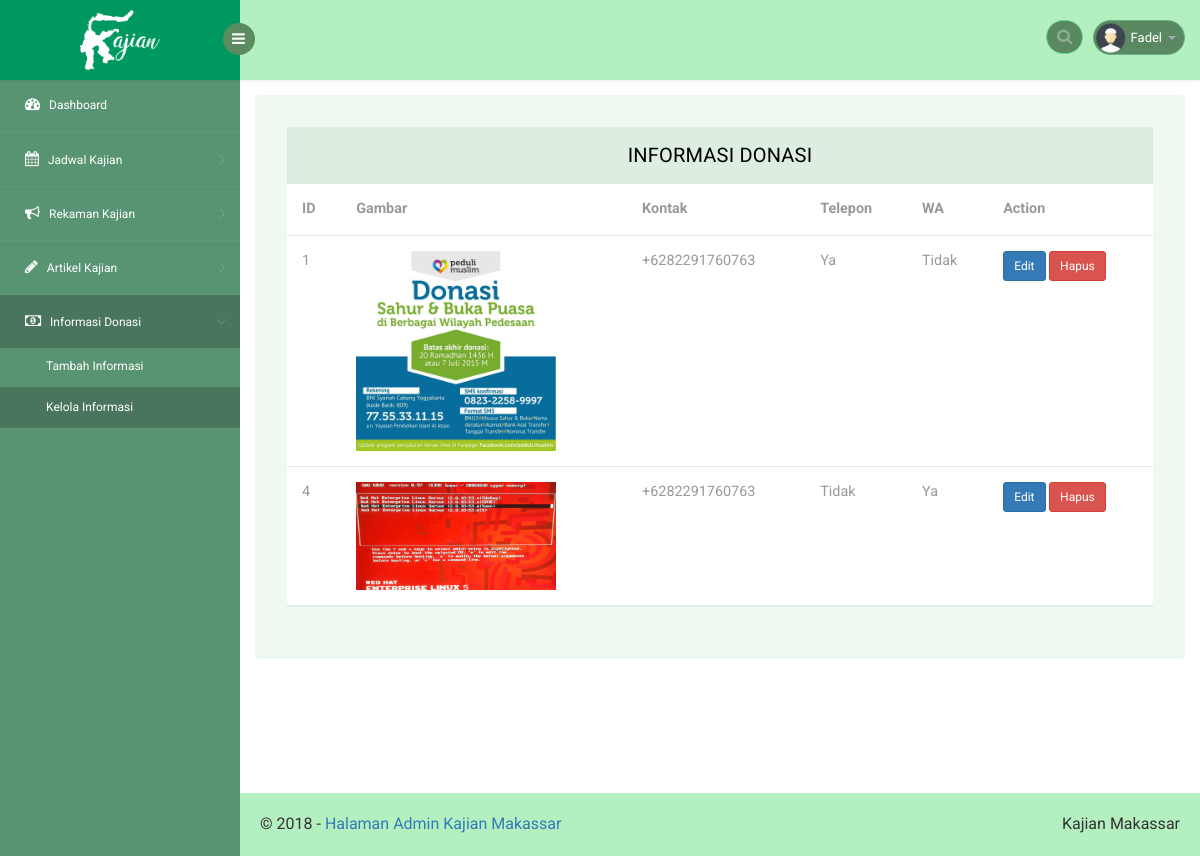
Page /web/infodonasi.php (signed in) on the committed database.
### tables this page shows
CREATE TABLE `donasi` (
  `id` int(11) NOT NULL,
  `gambar` text NOT NULL,
  `kontak` varchar(13) NOT NULL,
  `wa` enum('0','1') NOT NULL,
  `telfon` enum('0','1') NOT NULL
);

### web/connect.php (called while the page is built, shortened)
<?php
	$link = "http://localhost/kajian-sunnah/web";
 ?>

### web/infodonasi.php (the view, shortened to what this page needs)
<?php
include "connect.php";
if (!isset($_SESSION['nama_user'])) {
  header('location:'.$link.'/login.php');
}elseif (isset($_SESSION['nama_user'])) {
 ?>
 <!DOCTYPE html>
 <head>
    <link rel="stylesheet" href="css/bootstrap.min.css" >
    <link href="css/style.css" rel='stylesheet' type='text/css' />
    <link href="css/style-responsive.css" rel="stylesheet"/>
    <link rel="stylesheet" href="css/font.css" type="text/css"/>
    <link href="css/font-awesome.css" rel="stylesheet">
    <link rel="stylesheet" href="css/morris.css" type="text/css"/>
    <link rel="stylesheet" href="css/monthly.css">
</head>
<body>
    <section id="container">
        <header class="header fixed-top clearfix">
            <div class="brand">
                <a href="index.php" class="logo">
                    <b><img src="images/text-logo.png" style="width:80px;left:50%;top:50%;position:absolute;margin-top:-30px;margin-left:-40px" alt=""></b>
                </a>
                <div class="sidebar-toggle-box">
                    <div class="fa fa-bars"></div>
                </div>
            </div>
            <div class="top-nav clearfix">
                <ul class="nav pull-right top-menu">
                    <li>
                        <input type="text" class="form-control search" placeholder=" Search">
                    </li>
                    <li class="dropdown">
                        <a data-toggle="dropdown" class="dropdown-toggle" href="#">
                            <img alt="" src="images/2.png">
                            <span class="username"><?php echo $_SESSION['nama_user']; ?></span>
                            <b class="caret"></b>
                        </a>
                    </li>
                </ul>
            </div>
        </header>
        <aside>
            <div id="sidebar" class="nav-collapse">
                <div class="leftside-navigation">
                    <ul class="sidebar-menu" id="nav-accordion">
                        <li>
                            <a href="index.php">
                                <i class="fa fa-dashboard"></i>
                                <span>Dashboard</span>
                            </a>
                        </li>
                        <li class="sub-menu">
                          <a href="javascript:;">
                            <i class="fa fa-calendar"></i>
                            <span>Jadwal Kajian</span>
                          </a>
                        </li>
                        <li class="sub-menu">
                          <a href="javascript:;">
                            <i class="fa fa-bullhorn"></i>
                            <span>Rekaman Kajian</span>
                          </a>
                        </li>
                        <li class="sub-menu">
                          <a href="javascript:;">
                            <i class="fa fa-pencil"></i>
                            <span>Artikel Kajian</span>
                          </a>
                        </li>
                        <li class="sub-menu">
                          <a class="active" href="javascript:;">
                            <i class="fa fa-money"></i>
                            <span>Informasi Donasi</span>
                          </a>
                          <ul class="sub">
                            <li><a href="tambahinfo.php">Tambah Informasi</a></li>
                            <li><a class="active" href="infodonasi.php">Kelola Informasi</a></li>
                          </ul>
                        </li>
                    </ul>
                </div>
            </div>
        </aside>
        <section id="main-content">
         <section class="wrapper">
          <div class="table-agile-info">
           <div class="panel panel-default">
              <div class="panel-heading">
               Informasi Donasi
              </div>
              <div>
                <table class="table" ui-jq="footable" ui-options='{
                  "paging": {
                    "enabled": true
                  },
                  "filtering": {
                    "enabled": true
                  },
                  "sorting": {
                    "enabled": true
                  }}'>
                  <thead>
                    <tr>
                      <th data-breakpoints="xs">ID</th>
                      <th>Gambar</th>
                      <th>Kontak</th>
                      <th >Telepon</th>
                      <th data-breakpoints="xs">WA</th>
                      <th >Action</th>
                    </tr>
                  </thead>
                  <tbody>
                    <?php
                      $query = "SELECT * FROM donasi";
                      $result = $conn->query($query);
                      while ($row = $result->fetch_assoc()) {
                     ?>
                    <tr>
                      <td><?php echo $row['id']; ?></td>
                      <td><img width="200px" src="images/donasi/<?php echo $row['gambar']; ?>" alt="<?php echo $row['gambar'] ?>"></td>
                      <td><?php echo "+62".$row['kontak']; ?></td>
                      <td><?php if ($row['telfon']=="1") echo "Ya"; else echo "Tidak"; ?></td>
                      <td><?php if ($row['wa']=="1") echo "Ya"; else echo "Tidak"; ?></td>
                      <td>
                        <button type="button" class="btn btn-sm btn-primary" data-toggle="modal" data-target="#myModal<?php echo $row['id'] ?>">Edit</button>
                        <a onclick="return confirm('Hapus Informasi?')" href="<?php echo $link; ?>/proses/crud-donasi.php?hapus=<?php echo $row['id'] ?>"><button type="button" class="btn btn-sm btn-danger">Hapus</button></a>
                      </td>
                    </tr>
                    <?php } ?>
                  </tbody>
                </table>
              </div>
            </div>
          </div>
         </section>
         <div class="footer" style="margin-top:50px">
            <div class="pull-right d-none d-sm-inline-block">Kajian Makassar
            </div>
            &copy; 2018 - <a href="#">Halaman Admin Kajian Makassar</a>
          </div>
       </section>
</section>
</body>
</html>
<?php
}
?>

### rows in the picture
donasi: id "1", gambar (picture), kontak "82291760763", telfon "Ya", wa "Tidak"
donasi: id "4", gambar (picture), kontak "82291760763", telfon "Tidak", wa "Ya"

### other values in the picture
$_SESSION['nama_user'] "Fadel"
